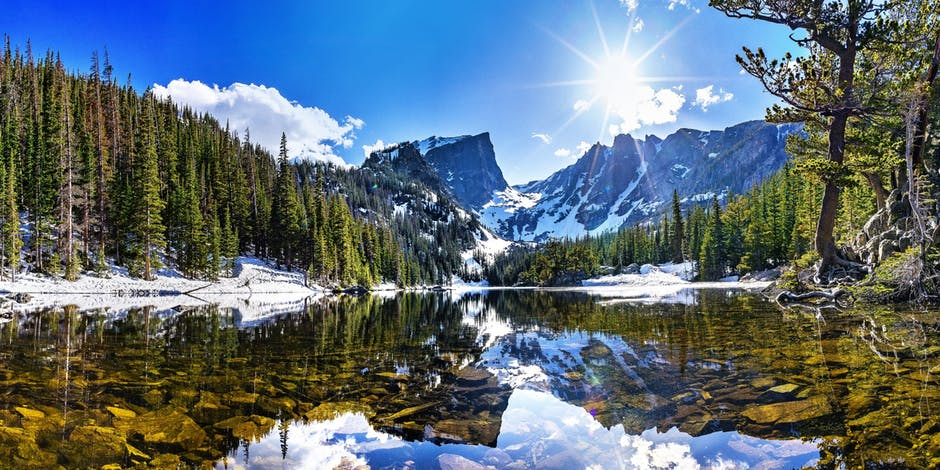
#> input picture cv/003/data/landscape.jpeg, 940 x 470 px
$ jupyter execute 003-superpixel.ipynb   (shell and % lines are left out)
#> lines starting #> are read from the running program, lines starting #| are printed output that depends on the picture
# SEEDS: Superpixels Extracted via Energy-Driven Sampling

для корректной работы примера необходимо установить пакет opencv-contrib: pip install --upgrade opencv-python opencv-contrib-python

[cell 1]
import cv2
import numpy as np
from cv2 import ximgproc
from matplotlib import pyplot as plt

[cell 2]
img = cv2.imread('../data/landscape.jpeg')
#> img is the input picture: shape (470, 940, 3); mean B, G, R 118.8, 109.4, 93.8

[cell 3]
plt.imshow(cv2.cvtColor(img, cv2.COLOR_BGR2RGB))

[cell 4]
seeds = None
display_mode = 0
num_superpixels = 50
prior = 2
num_levels = 4
num_histogram_bins = 5
num_iterations = 10

# преобразуем пространство цветов
converted_img = cv2.cvtColor(img, cv2.COLOR_BGR2HSV)
#> converted_img: shape (470, 940, 3); mean H, S, V 71.1, 120.1, 137.2

height,width,channels = converted_img.shape
#> height = 470; width = 940; channels = 3

# инициализируем алгоритм
seeds = ximgproc.createSuperpixelSEEDS(width, height, channels,
            num_superpixels, num_levels, prior, num_histogram_bins)

# выполняем num_iterations шагов
seeds.iterate(converted_img, num_iterations)

# получаем разметку пикселей
labels = seeds.getLabels()

# получаем маску контуров
mask = seeds.getLabelContourMask(thick_line=True)

# инвертируем маску
mask_inv = cv2.bitwise_not(mask)
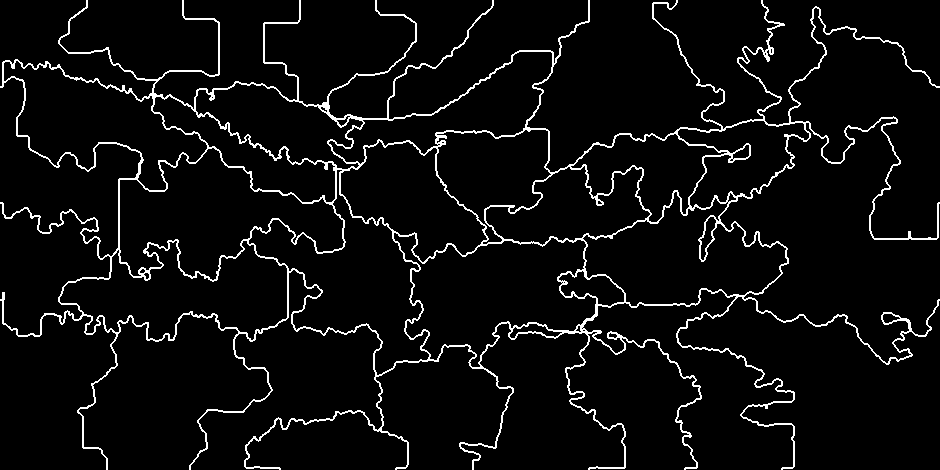
#> mask: shape (470, 940); 5.3% white in thin lines or dots

# зануляем пикселы исходной картинки на границах
result_bg = cv2.bitwise_and(img, img, mask=mask_inv)
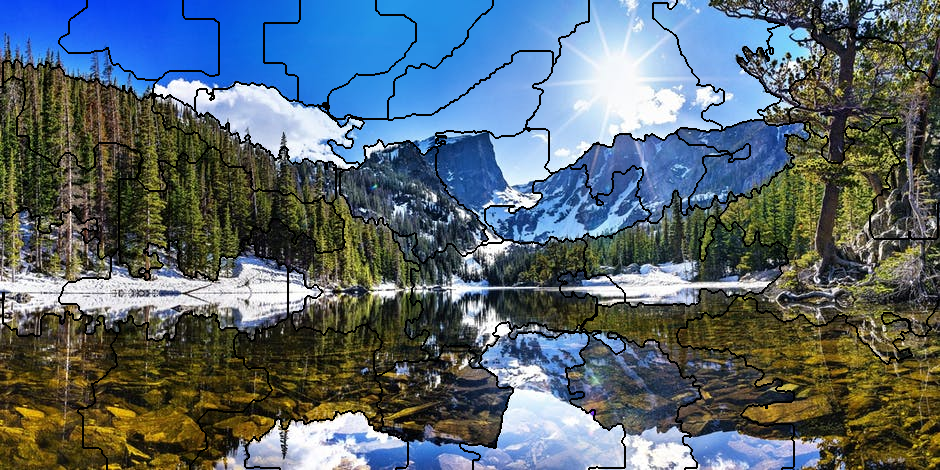
#> result_bg: shape (470, 940, 3); mean B, G, R 112.4, 103.6, 88.9

# создаем изображение контуров
color_img = np.zeros((height,width,3), np.uint8)
color_img[:] = (0, 255, 0)
result_fg = cv2.bitwise_and(color_img, color_img, mask=mask)
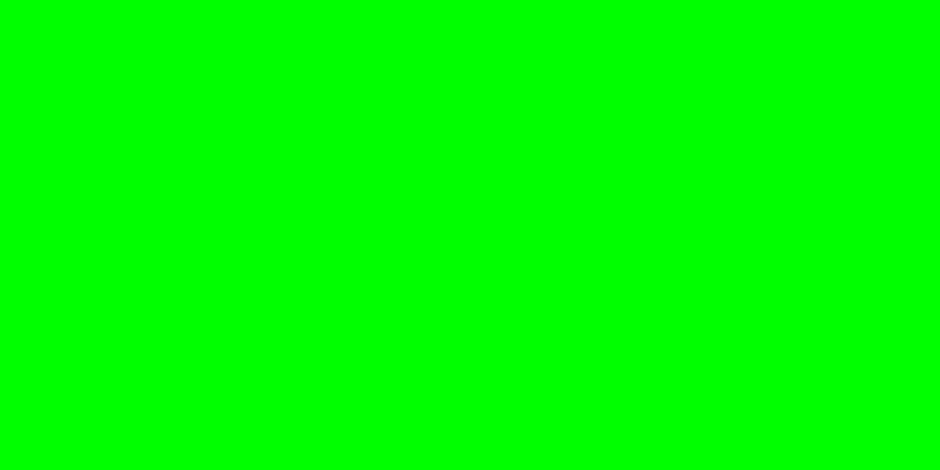
#> color_img: shape (470, 940, 3); mean of channels 0, 1, 2 0, 255, 0; drawn as B, G, R

# совмещаем границы с исходным изображением
result = cv2.add(result_bg, result_fg)
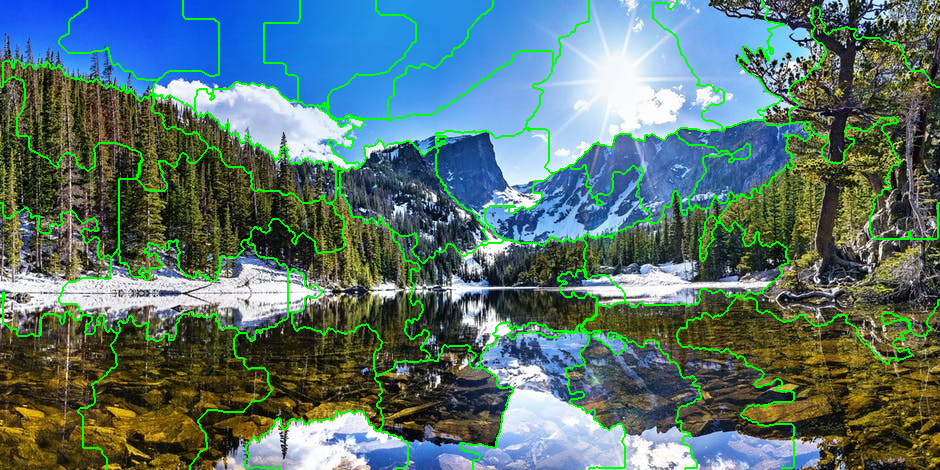
#> result: shape (470, 940, 3); mean B, G, R 112.4, 117.1, 88.9

[cell 5]
imgs = [cv2.cvtColor(result, cv2.COLOR_BGR2RGB), mask, labels]
fig = plt.figure(figsize=(20, 20))
for i, e in enumerate(imgs, 1):
    subplot = fig.add_subplot(1, 3, i)
    plt.imshow(e);
#> this loop made 3 passes
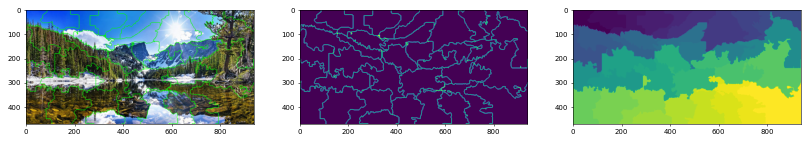
#> figure drawn by matplotlib, 3 panels

[cell 6]
plt.imshow(cv2.cvtColor(result, cv2.COLOR_BGR2RGB))
